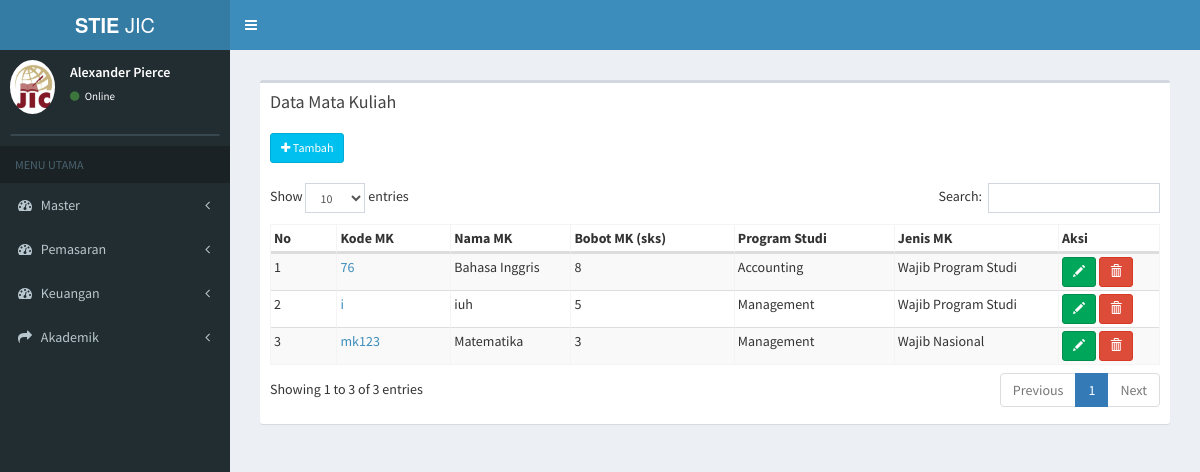
Page /index.php/mata_kuliah on the earlier database version.
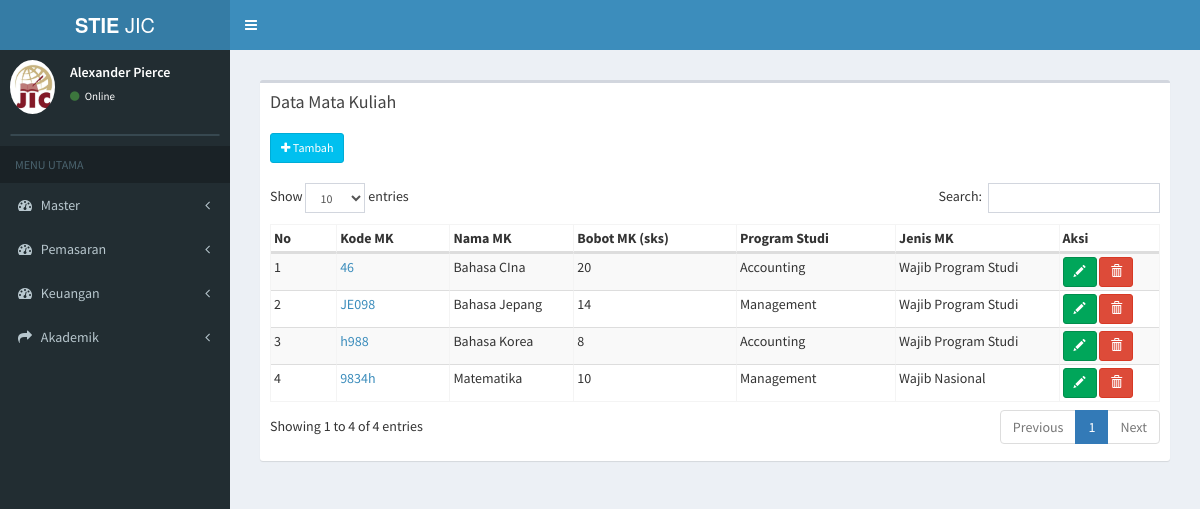
Same page on the later database version.
### tables this page shows
CREATE TABLE `tb_matkul` (
  `kode_matkul` varchar(50) NOT NULL,
  `nama_matkul` varchar(100) NOT NULL,
  `id_prodi` varchar(10) NOT NULL,
  `jenis_matkul` varchar(20) NOT NULL,
  `bobot_matkul` int(11) NOT NULL,
  `bobot_praktikum` int(11) NOT NULL,
  `bobot_tatap_muka` int(11) NOT NULL,
  `bobot_praktik_lapangan` int(11) NOT NULL,
  `bobot_simulasi` int(11) NOT NULL,
  `metode_pembelajaran` varchar(100) NOT NULL,
  `tanggal_mulai` date NOT NULL,
  `tanggal_akhir` date NOT NULL
);

CREATE TABLE `tb_prodi` (
  `id_prodi` varchar(6) NOT NULL,
  `nama_prodi` varchar(20) NOT NULL,
  `ketua_prodi` varchar(50) NOT NULL
);

CREATE TABLE `tb_jenis_matkul` (
  `id_jenis_matkul` varchar(7) NOT NULL,
  `nama_jenis_matkul` varchar(50) NOT NULL
);

### application/controllers/mata_kuliah.php (called while the page is built, shortened)
<?php
class Mata_kuliah extends CI_Controller {
	public function __construct()
	{
		$this->load->model('daftar_ulang_model');
		$this->load->model('mata_kuliah_model');
	}
	public function index()
	{
			$data['getProdi'] = $this->daftar_ulang_model->getProdi();
			$data['getJenisMatkul'] = $this->daftar_ulang_model->getJenisMatkul();
			$data['matkul'] = $this->mata_kuliah_model->data_matkul();
			$data['main_view'] = 'Mata_kuliah/mata_kuliah_view';
			$this->load->view('template', $data);
	}
}

### index.php (called while the page is built, shortened)
<?php
require_once BASEPATH.'core/CodeIgniter.php';

### application/models/mata_kuliah_model.php (called while the page is built, shortened)
<?php
class Mata_kuliah_model extends CI_Model {
  public function data_matkul(){
   return $this->db->join('tb_prodi','tb_prodi.id_prodi=tb_matkul.id_prodi')
              ->join('tb_jenis_matkul','tb_jenis_matkul.id_jenis_matkul=tb_matkul.jenis_matkul')
              ->order_by('nama_matkul')
              ->get('tb_matkul')
              ->result();
  }
}

### application/views/Mata_kuliah/mata_kuliah_view.php (the view, shortened to what this page needs)
  <section class="content">
  <div class="row">
    <div class="col-xs-12">
      <div class="box">
        <div class="box-header">
          <h3 class="box-title">Data Mata Kuliah</h3>
        </div>
        <div class="box-body">
          <table id="example3" class="table2 table-bordered table-striped">
            <a href="<?php echo base_url(); ?>mata_kuliah/tambah_matkul" class="btn btn-info btn-sm" ><i class="fa fa-plus"></i> Tambah</a> <br> <br>
            <thead>
            <tr>
              <th>No</th>
              <th>Kode MK</th>
              <th>Nama MK</th>
              <th>Bobot MK (sks)</th>
              <th>Program Studi</th>
              <th>Jenis MK</th>
              <th>Aksi</th>
            </tr>
            </thead>
            <tbody>
            <?php
            $no = 0;
            $alert = "'Apakah anda yakin mengapus data ini ?'";
            foreach ($matkul as $data) {
              echo '
            <tr>
              <td>'.++$no.'</td>
              <td><a href="" data-toggle="modal" data-target="#modal_view'.$data->kode_matkul.'">'.$data->kode_matkul.'</a></td>
              <td>'.$data->nama_matkul.'</a></td>
              <td>'.$data->bobot_matkul.'</td>
              <td>'.$data->nama_prodi.'</td>
              <td>'.$data->nama_jenis_matkul.'</td>
              <td>
              <a href="'.base_url('mata_kuliah/detail_matkul/'.$data->kode_matkul).'" class="btn btn-success  btn-sm"><i class="glyphicon glyphicon-pencil"></i><span class="tooltiptext">Detail Mata Kuliah</span></a>
               <a href="'.base_url('mata_kuliah/hapus_matkul/'.$data->kode_matkul).'" class="btn btn-danger  btn-sm" onclick="return confirm('.$alert.')"><i class="glyphicon glyphicon-trash"></i><span class="tooltiptext">Hapus Mata Kuliah</span></a>
            ' ;
          }
          ?>
            </tbody>
          </table>
        </div>
      </div>
    </div>
  </div>
</section>

### application/views/template.php (shortened to what this page needs)
<!DOCTYPE html>
<html>
<head>
  <link rel="stylesheet" href="<?php echo base_url(); ?>assets/css/bootstrap.min.css">
  <link rel="stylesheet" href="https://cdnjs.cloudflare.com/ajax/libs/font-awesome/4.5.0/css/font-awesome.min.css">
  <link rel="stylesheet" href="https://cdnjs.cloudflare.com/ajax/libs/ionicons/2.0.1/css/ionicons.min.css">
  <link rel="stylesheet" href="<?php echo base_url(); ?>assets/dist/css/AdminLTE.min.css">
  <link rel="stylesheet" href="<?php echo base_url(); ?>assets/dist/css/skins/_all-skins.min.css">
  <link rel="stylesheet" href="<?php echo base_url(); ?>assets/plugins/select2/select2.min.css">
  <link rel="stylesheet" href="<?php echo base_url(); ?>assets/css/styleku.css">
  <link rel="stylesheet" href="<?php echo base_url(); ?>assets/plugins/datatables/dataTables.bootstrap.css">
</head>
<body class="hold-transition skin-blue sidebar-mini">
<div class="wrapper">
  <header class="main-header">
    <a href="../../index2.html" class="logo">
      <span class="logo-lg"><b>STIE </b>JIC</span>
    </a>
    <nav class="navbar navbar-static-top">
      <a href="#" class="sidebar-toggle" data-toggle="offcanvas" role="button">
      </a>
    </nav>
  </header>
  <aside class="main-sidebar">
    <section class="sidebar">
      <div class="user-panel">
        <div class="pull-left image">
          <img src="<?php echo base_url(); ?>/assets/img/jic.png" class="img-circle" alt="User Image">
        </div>
        <div class="pull-left info">
          <p>Alexander Pierce</p>
          <a href="#"><i class="fa fa-circle text-success"></i> Online</a>
        </div>
      </div>
      <form action="#" method="get" class="sidebar-form">
      </form>
      <ul class="sidebar-menu">
        <li class="header">MENU UTAMA</li>
        <li class="treeview">
          <a href="#">
            <i class="fa fa-dashboard"></i> <span>Master</span>
            <span class="pull-right-container">
              <i class="fa fa-angle-left pull-right"></i>
            </span>
          </a>
        </li>
        <li class="treeview">
          <a href="#">
            <i class="fa fa-dashboard"></i> <span> Pemasaran </span>
            <span class="pull-right-container">
              <i class="fa fa-angle-left pull-right"></i>
            </span>
          </a>
        </li>
        <li class="treeview">
          <a href="#">
            <i class="fa fa-dashboard"></i> <span> Keuangan </span>
            <span class="pull-right-container">
              <i class="fa fa-angle-left pull-right"></i>
            </span>
          </a>
        </li>
         <li class="treeview">
          <a href="#">
            <i class="fa fa-share"></i> <span>Akademik</span>
            <span class="pull-right-container">
              <i class="fa fa-angle-left pull-right"></i>
            </span>
          </a>
        </li>
      </ul>
    </section>
  </aside>
  <div class="content-wrapper">
    <section class="content">
      <?php $this->load->view($main_view); ?>
    </section>
  </div>
    </div>
</body>
</html>

### assets/css/styleku.css (style rules this page uses)
.table2 { width: 100%; max-width: 100%; margin-bottom: 20px; }
.table2 > thead > tr > th, .table2 > tbody > tr > th, .table2 > tfoot > tr > th, .table2 > thead > tr > td, .table2 > tbody > tr > td, .table2 > tfoot > tr > td { padding: 3px; line-height: 1.42857143; vertical-align: top; border-top: 1px solid #ddd; }
.table2 > thead > tr > th { vertical-align: bottom; border-bottom: 2px solid #ddd; }
.table2 > caption + thead > tr:first-child > th, .table2 > colgroup + thead > tr:first-child > th, .table2 > thead:first-child > tr:first-child > th, .table2 > caption + thead > tr:first-child > td, .table2 > colgroup + thead > tr:first-child > td, .table2 > thead:first-child > tr:first-child > td { border-top: 0; }

### application/views/template.php (style rules this page uses)
a { position: relative; display: inline-block; }

Differences in the rows shown:
removed tb_matkul: kode_matkul "76", nama_matkul "Bahasa Inggris", bobot_matkul "8", id_prodi.nama_prodi "Accounting", tb_jenis_matkul.nama_jenis_matkul "Wajib Program Studi"
removed tb_matkul: kode_matkul "i", nama_matkul "iuh", bobot_matkul "5", id_prodi.nama_prodi "Management", tb_jenis_matkul.nama_jenis_matkul "Wajib Program Studi"
removed tb_matkul: kode_matkul "mk123", nama_matkul "Matematika", bobot_matkul "3", id_prodi.nama_prodi "Management", tb_jenis_matkul.nama_jenis_matkul "Wajib Nasional"
added tb_matkul: kode_matkul "46", nama_matkul "Bahasa CIna", bobot_matkul "20", id_prodi.nama_prodi "Accounting", tb_jenis_matkul.nama_jenis_matkul "Wajib Program Studi"
added tb_matkul: kode_matkul "JE098", nama_matkul "Bahasa Jepang", bobot_matkul "14", id_prodi.nama_prodi "Management", tb_jenis_matkul.nama_jenis_matkul "Wajib Program Studi"
added tb_matkul: kode_matkul "h988", nama_matkul "Bahasa Korea", bobot_matkul "8", id_prodi.nama_prodi "Accounting", tb_jenis_matkul.nama_jenis_matkul "Wajib Program Studi"
added tb_matkul: kode_matkul "9834h", nama_matkul "Matematika", bobot_matkul "10", id_prodi.nama_prodi "Management", tb_jenis_matkul.nama_jenis_matkul "Wajib Nasional"
Other differences:
text written by a page script: "Show entries Search: Showing 1 to 3 of 3 entries Previous 1 Next" → "Show entries Search: Showing 1 to 4 of 4 entries Previous 1 Next"
